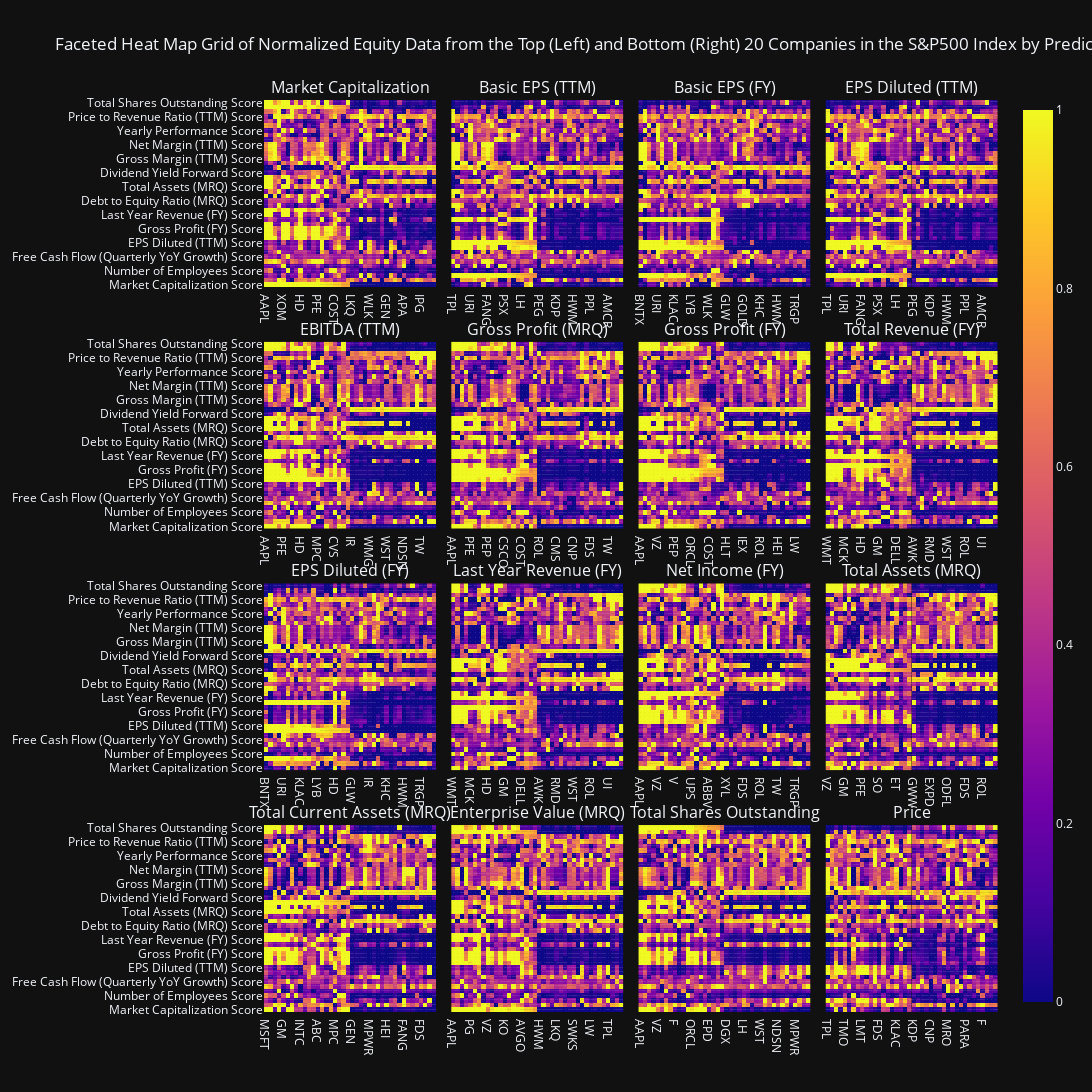

Notebook cell for this chart:
### Code cell
top_predictors_wide = np.array_split(top_predictors_wide, 4) # to get a 4 x 4 matrix
title = 'Faceted Heat Map Grid of Normalized Equity Data from the Top (Left) and Bottom (Right) 20 Companies in the S&P500 Index by Predictor (1 = Best, 0 = Worst)'
display(viz.subplot_generator(complete_df, top_predictors_wide, title=title, height_reduction_factor=15, width_multiplier=1, vertical_spacing=0.06).show(config=config))
